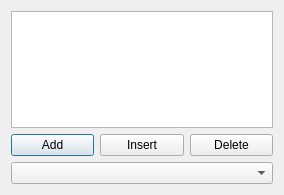
<?xml version="1.0" encoding="UTF-8"?>
<ui version="4.0">
 <class>Dialog</class>
 <widget class="QDialog" name="Dialog">
  <property name="geometry">
   <rect>
    <x>0</x>
    <y>0</y>
    <width>284</width>
    <height>195</height>
   </rect>
  </property>
  <property name="windowTitle">
   <string>Dialog</string>
  </property>
  <layout class="QVBoxLayout" name="verticalLayout">
   <item>
    <widget class="QListView" name="listView"/>
   </item>
   <item>
    <layout class="QHBoxLayout" name="horizontalLayout">
     <item>
      <widget class="QPushButton" name="pushButton">
       <property name="text">
        <string>Add</string>
       </property>
      </widget>
     </item>
     <item>
      <widget class="QPushButton" name="pushButton_2">
       <property name="text">
        <string>Insert</string>
       </property>
      </widget>
     </item>
     <item>
      <widget class="QPushButton" name="pushButton_3">
       <property name="text">
        <string>Delete</string>
       </property>
      </widget>
     </item>
    </layout>
   </item>
   <item>
    <widget class="QComboBox" name="comboBox"/>
   </item>
  </layout>
 </widget>
 <resources/>
 <connections/>
</ui>
